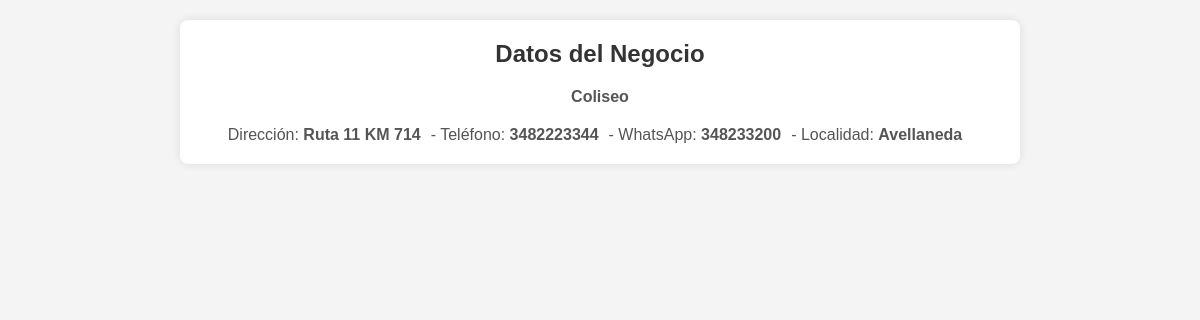
Screenshot of /negocio.php with the database file from the repository.
### tables this page shows
CREATE TABLE `negocio` (
  `id` int(11) NOT NULL,
  `nombre` varchar(255) NOT NULL,
  `direccion` varchar(255) NOT NULL,
  `telefono` varchar(20) NOT NULL,
  `whatsapp` varchar(20) NOT NULL,
  `localidad` varchar(100) NOT NULL
);

### negocio.php (the view, shortened to what this page needs)
<?php
require_once 'config.php';
$sql = "SELECT * FROM negocio";
$result = $conn->query($sql);
if ($result->num_rows > 0) {
    $negocio = $result->fetch_assoc();
} else {
    $negocio = null;
}
?>
<!DOCTYPE html>
<html lang="es">
<head>
    <link rel="stylesheet" href="estilos.css">
</head>
<body>
    <div class="container">
        <h2>Datos del Negocio</h2>
            <p><strong><?php echo $negocio['nombre']; ?></strong></p>
        <?php if ($negocio !== null) : ?>
            <div class="datos-negocio">
                <p>Dirección: <strong><?php echo $negocio['direccion']; ?></strong></p>
                <p>- Teléfono: <strong><?php echo $negocio['telefono']; ?></strong></p>
                <p>- WhatsApp: <strong><?php echo $negocio['whatsapp']; ?></strong></p>
                <p>- Localidad: <strong><?php echo $negocio['localidad']; ?></strong></p>
            </div>
        <?php else : ?>
            <p>No hay datos de negocio disponibles en este momento.</p>
        <?php endif; ?>
    </div>
</body>
</html>

### estilos.css (style rules this page uses)
body, h1, h2, p, ul, li, form, input, select, table { margin: 0; padding: 0; }
body { font-family: 'Arial', sans-serif; background-color: #f8f8f8; color: #333; }
.container { width: 100%; max-width: 1200px; margin: 0 auto; padding: 20px; text-align: left; }
h1, h2, h3 { color: #0066cc; margin-bottom: 20px; }

### negocio.php (style rules this page uses)
body { font-family: 'Arial', sans-serif; background-color: #f4f4f4; margin: 0; padding: 0; }
.container { max-width: 800px; margin: 20px auto; background-color: #fff; padding: 20px; border-radius: 8px; box-shadow: 0 0 10px rgba(0, 0, 0, 0.1); text-align: center; }
h2 { color: #333; }
p { color: #555; margin-top: 20px; }
.datos-negocio { display: flex; justify-content: center; align-items: center; }
.datos-negocio p { margin-right: 10px; }

### rows the page displays
negocio: nombre "Coliseo", direccion "Ruta 11 KM 714", telefono "3482223344", whatsapp "348233200", localidad "Avellaneda"
